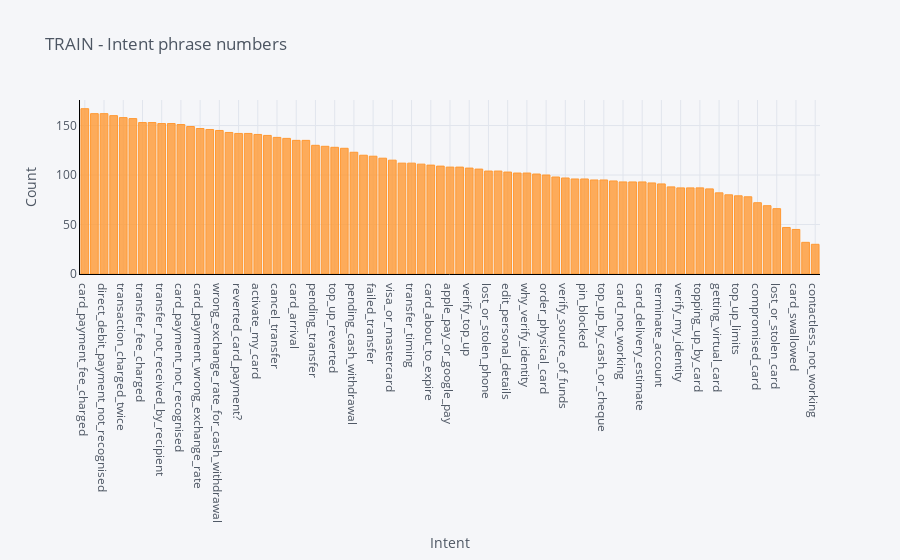

The notebook cell saved with this chart:
### Code cell
(data[data.ds_name == 'train'].groupby(['intent']).count()['text']
     .sort_values(ascending=False).iplot(kind='bar',
                                         yTitle='Count',
                                         linecolor='black',
                                         opacity=0.8,
                                         title='TRAIN - Intent phrase numbers',
                                         xTitle='Intent'))

### Figure 1 — Plotly figure (JSON) as saved in the notebook; plotly's stock layout.template omitted (floating-point values rounded to 4 significant figures)
{"data": [{"marker": {"color": "rgba(255, 153, 51, 0.8)", "line": {"color": "rgba(255, 153, 51, 1.0)", "width": 1}}, "name": "text", "orientation": "v", "text": "", "type": "bar", "x": ["card_payment_fee_charged", "balance_not_updated_after_cheque_or_cash_deposit", "direct_debit_payment_not_recognised", "wrong_amount_of_cash_received", "transaction_charged_twice", "cash_withdrawal_charge", "transfer_fee_charged", "declined_cash_withdrawal", "transfer_not_received_by_recipient", "balance_not_updated_after_bank_transfer", "card_payment_not_recognised", "request_refund", "card_payment_wrong_exchange_rate", "extra_charge_on_statement", "wrong_exchange_rate_for_cash_withdrawal", "Refund_not_showing_up", "reverted_card_payment?", "cash_withdrawal_not_recognised", "activate_my_card", "pending_card_payment", "cancel_transfer", "beneficiary_not_allowed", "card_arrival", "declined_card_payment", "pending_transfer", "pending_top_up", "top_up_reverted", "top_up_failed", "pending_cash_withdrawal", "card_linking", "failed_transfer", "declined_transfer", "visa_or_mastercard", "country_support", "transfer_timing", "getting_spare_card", "card_about_to_expire", "supported_cards_and_currencies", "apple_pay_or_google_pay", "automatic_top_up", "verify_top_up", "fiat_currency_support", "lost_or_stolen_phone", "change_pin", "edit_personal_details", "disposable_card_limits", "why_verify_identity", "exchange_charge", "order_physical_card", "exchange_via_app", "verify_source_of_funds", "top_up_by_card_charge", "pin_blocked", "exchange_rate", "top_up_by_cash_or_cheque", "transfer_into_account", "card_not_working", "top_up_by_bank_transfer_charge", "card_delivery_estimate", "age_limit", "terminate_account", "get_physical_card", "verify_my_identity", "passcode_forgotten", "topping_up_by_card", "unable_to_verify_identity", "getting_virtual_card", "receiving_money", "top_up_limits", "get_disposable_virtual_card", "compromised_card", "atm_support", "lost_or_stolen_card", "card_acceptance", "card_swallowed", "virtual_card_not_working", "contactless_not_working"], "y": [167, 162, 162, 160, 158, 157, 153, 153, 152, 152, 151, 149, 147, 146, 145, 143, 142, 142, 141, 140, 138, 137, 135, 135, 130, 129, 128, 127, 123, 120, 119, 117, 115, 112, 112, 111, 110, 109, 108, 108, 107, 106, 104, 104, 103, 102, 102, 101, 100, 98, 97, 96, 96, 95, 95, 94, 93, 93, 93, 92, 91, 88, 87, 87, 87, 86, 82, 80, 79, 78, 72, 69, 66, 47, 45, 32, 30]}], "layout": {"legend": {"bgcolor": "#F5F6F9", "font": {"color": "#4D5663"}}, "paper_bgcolor": "#F5F6F9", "plot_bgcolor": "#F5F6F9", "title": {"font": {"color": "#4D5663"}, "text": "TRAIN - Intent phrase numbers"}, "xaxis": {"gridcolor": "#E1E5ED", "linecolor": "black", "showgrid": true, "tickfont": {"color": "#4D5663"}, "title": {"font": {"color": "#4D5663"}, "text": "Intent"}, "zerolinecolor": "#E1E5ED"}, "yaxis": {"gridcolor": "#E1E5ED", "linecolor": "black", "showgrid": true, "tickfont": {"color": "#4D5663"}, "title": {"font": {"color": "#4D5663"}, "text": "Count"}, "zerolinecolor": "#E1E5ED"}}}
